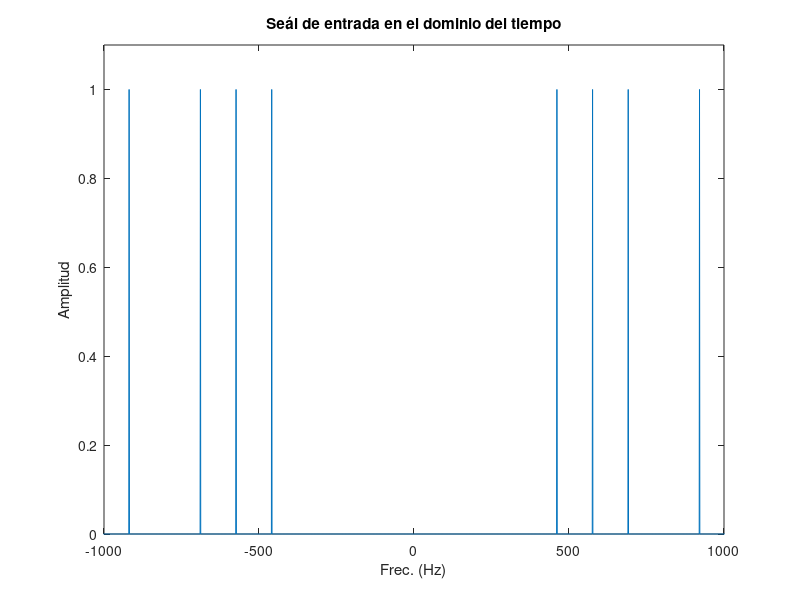
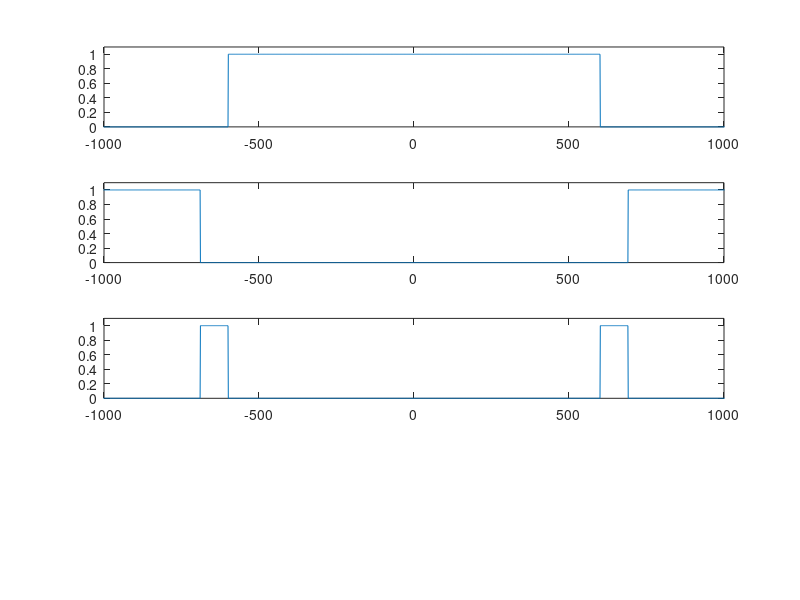
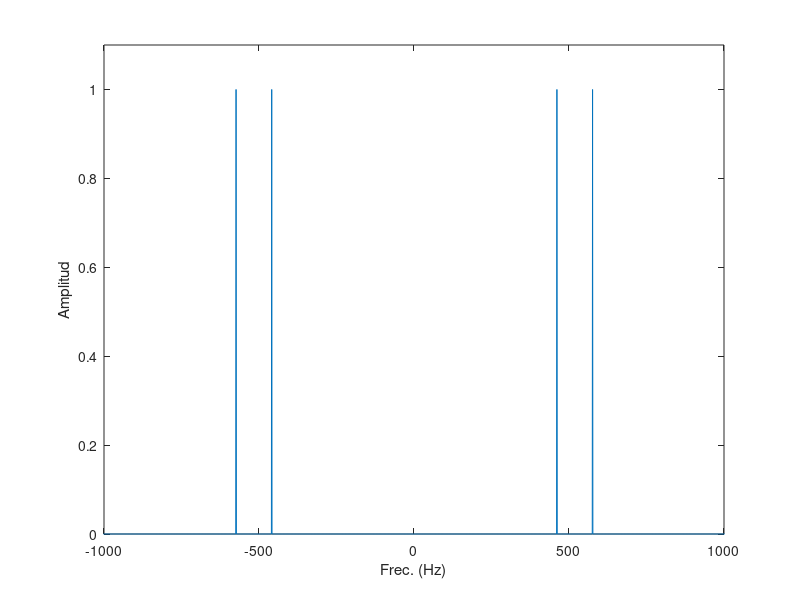

Write MATLAB code to recreate these figures, in order.
%Paso 1


fs = 48000; % Frecuencia de muestreo utilizada en el DVD en Hz.
Ts = 1 / fs; %Periodo de muestreo: inverso de la frec. muestreo en Hz
T = 1; %Duración de la señal en segundos
f1 = 460; %Frecuencia de la señal senoidal 1
f2 = 575; %Frecuencia de la señal senoidal 2
f3 = 690; %Frecuencia de la señal senoidal 3
f4 = 920; %Frecuencia de la señal senoidal 4
A = 0.1; %Amplitud de la señal senoidal

flow=600; %Frecuencia de corte (Hz) del filtro paso bajo
fhigh=690; %Frecuencia de corte (Hz) del filtro paso alto

t = Ts:Ts:T; %Vector eje tiempo
L = length(t); %Longitud del vector t. Comprobar que sea igual a fs*T
xdet1 = A * cos(2 * pi * f1 * t); %Generación de x1(t)
xdet2 = A * cos(2 * pi * f2 * t); %Generación de x2(t)
xdet3 = A * cos(2 * pi * f3 * t); %Generación de x3(t)
xdet4 = A * cos(2 * pi * f4 * t); %Generación de x4(t)
xdet = xdet1 + xdet2 + xdet3 + xdet4;
#{
figure;
subplot(511)
plot(t, xdet1) %Dibujo de x1(t)
axis([0 0.1 -0.5 0.5]) %Ajusta los ejes para la correcta visualización de x1(t)
xlabel('Tiempo(seg)') %Etiquetado del eje horizontal (tiempo)
ylabel('Amplitud') %Etiquetado del eje vertical
title('Señal de entrada en el dominio del tiempo') %Etiquetado de figura

subplot(512)
plot(t, xdet2) %Dibujo de x2(t)
axis([0 0.1 -0.5 0.5]) %Ajusta los ejes para la correcta visualización de x2(t)
xlabel('Tiempo(seg)') %Etiquetado del eje horizontal (tiempo)
ylabel('Amplitud') %Etiquetado del eje vertical
title('Señal de entrada en el dominio del tiempo') %Etiquetado de figura

subplot(513)
plot(t, xdet3) %Dibujo de x3(t)
axis([0 0.1 -0.5 0.5]) %Ajusta los ejes para la correcta visualización de x3(t)
xlabel('Tiempo(seg)') %Etiquetado del eje horizontal (tiempo)
ylabel('Amplitud') %Etiquetado del eje vertical
title('Señal de entrada en el dominio del tiempo') %Etiquetado de figura

subplot(514)
plot(t, xdet4) %Dibujo de x4(t)
axis([0 0.1 -0.5 0.5]) %Ajusta los ejes para la correcta visualización de x4(t)
xlabel('Tiempo(seg)') %Etiquetado del eje horizontal (tiempo)
ylabel('Amplitud') %Etiquetado del eje vertical
title('Señal de entrada en el dominio del tiempo') %Etiquetado de figura

subplot(515)
plot(t, xdet) %Dibujo de x(t)
axis([0 0.1 -0.5 0.5]) %Ajusta los ejes para la correcta visualización de x(t)
xlabel('Tiempo(seg)') %Etiquetado del eje horizontal (tiempo)
ylabel('Amplitud') %Etiquetado del eje vertical
title('Señal de entrada en el dominio del tiempo') %Etiquetado de figura
#}
#{
sound(xdet1,fs) %Permite escuchar x1(t)
pause(1)
sound(xdet2,fs) %Permite escuchar x2(t)
pause(1)
sound(xdet3,fs) %Permite escuchar x3(t)
pause(1)
sound(xdet4,fs) %Permite escuchar x4(t)
pause(1)
sound(xdet,fs) %Permite escuchar x(t)
pause(1)
#}
%Paso 2
Xdef1 = fftshift(fft(xdet1)); % Transformada de Fourier de xdet1
Xdef2 = fftshift(fft(xdet2)); % Transformada de Fourier de xdet2
Xdef3 = fftshift(fft(xdet3)); % Transformada de Fourier de xdet3
Xdef4 = fftshift(fft(xdet4)); % Transformada de Fourier de xdet4
Xdef = fftshift(fft(xdet)); % Transformada de Fourier de xdet
f = -fs / 2 + fs / L:fs / L:fs / 2; %Declaración del eje de frecuencias
#{
figure;
subplot(511)
plot(f, abs(Xdef1) / max(abs(Xdef1))); %Dibujo del módulo de Xdef1
axis([-1000 1000 0 1.1]); %Ajuste de los ejes de la figura
xlabel('Frec. (Hz)')
ylabel('Amplitud')
title('Seál de entrada en el dominio del tiempo')

subplot(512)
plot(f, abs(Xdef2) / max(abs(Xdef2))); %Dibujo del módulo de Xdef2
axis([-1000 1000 0 1.1]); %Ajuste de los ejes de la figura
xlabel('Frec. (Hz)')
ylabel('Amplitud')
title('Seál de entrada en el dominio del tiempo')

subplot(513)
plot(f, abs(Xdef3) / max(abs(Xdef3))); %Dibujo del módulo de Xdef3
axis([-1000 1000 0 1.1]); %Ajuste de los ejes de la figura
xlabel('Frec. (Hz)')
ylabel('Amplitud')
title('Seál de entrada en el dominio del tiempo')

subplot(514)
plot(f, abs(Xdef4) / max(abs(Xdef4))); %Dibujo del módulo de Xdef4
axis([-1000 1000 0 1.1]); %Ajuste de los ejes de la figura
xlabel('Frec. (Hz)')
ylabel('Amplitud')
title('Seál de entrada en el dominio del tiempo')
#}
figure(1)
plot(f, abs(Xdef) / max(abs(Xdef))); %Dibujo del módulo de Xdef
axis([-1000 1000 0 1.1]); %Ajuste de los ejes de la figura
xlabel('Frec. (Hz)')
ylabel('Amplitud')
title('Seál de entrada en el dominio del tiempo')

#Paso 3

Hdeflow = zeros(1, L/2);
Hdeflow(1:flow / fs*L) = ones(1, flow / fs*L);
Hdeflow = [fliplr(Hdeflow) Hdeflow];
Hdefhigh = ones(1, L/2);
Hdefhigh(1:fhigh / fs*L) = zeros(1, fhigh / fs * L);
Hdefhigh = [fliplr(Hdefhigh) Hdefhigh];

Hdeflow1 = zeros(1, L/2);
Hdeflow1(1:fhigh / fs*L) = ones(1, fhigh / fs*L);
Hdeflow1 = [fliplr(Hdeflow1) Hdeflow1];
Hdefhigh1 = ones(1, L/2);
Hdefhigh1(1:flow / fs*L) = zeros(1, flow / fs * L);
Hdefhigh1 = [fliplr(Hdefhigh1) Hdefhigh1];


Hdefband = Hdeflow1 .* Hdefhigh1;

Hdefelim = Hdeflow + Hdefhigh;

figure;

subplot(411)
plot(f, abs(Hdeflow));
axis([-1000 1000 0 1.1])

subplot(412)
plot(f, abs(Hdefhigh));
axis([-1000 1000 0 1.1])

subplot(413)
plot(f, abs(Hdefband));
axis([-1000 1000 0 1.1])
#{
subplot(414)
plot(f, abs(Hdefelim));
axis([-1000 1000 0 1.1])
#}
%Paso 4

Ydef=Xdef.*Hdeflow;

figure;
plot(f,abs(Ydef)/max(abs(Ydef)));
xlabel('Frec. (Hz)')
ylabel('Amplitud')
axis([-1000 1000 0 1.1])
#sumas en tiempo, pasas a frecuencia con tf, aplicas el filtro y reproduces en tiempo
#}

#Paso 5
#{
ydet=ifft(fftshift(Ydef));%Cálculo de la transformada de Fourier inversa
ydet=real(ydet);;
figure(2)
plot(t,ydet);
xlabel('Tiempo')
ylabel('Amplitud')
axis([0 0.1 -0.5 0.5])
pause;
#Pausa previa a la audición de y(t). Pulse cualquier tecla para continuar
sound(ydet,fs);
#}